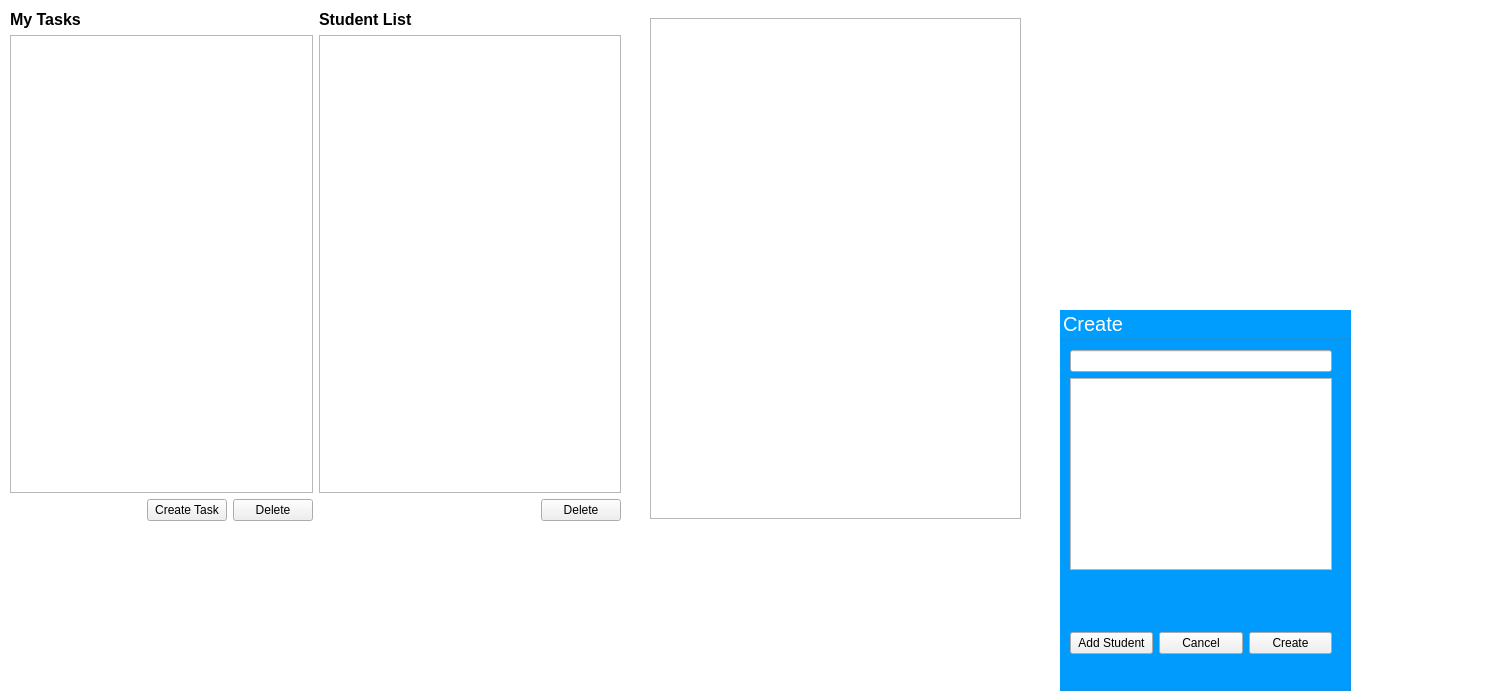
<?xml version="1.0" encoding="UTF-8"?>
<ui version="4.0">
 <class>taskFrame</class>
 <widget class="QFrame" name="taskFrame">
  <property name="geometry">
   <rect>
    <x>0</x>
    <y>0</y>
    <width>1500</width>
    <height>700</height>
   </rect>
  </property>
  <property name="minimumSize">
   <size>
    <width>1500</width>
    <height>700</height>
   </size>
  </property>
  <property name="maximumSize">
   <size>
    <width>1500</width>
    <height>700</height>
   </size>
  </property>
  <property name="windowTitle">
   <string>Frame</string>
  </property>
  <property name="styleSheet">
   <string notr="true">#taskFrame
{
background:white;
}</string>
  </property>
  <widget class="QGroupBox" name="CreateBox">
   <property name="geometry">
    <rect>
     <x>1060</x>
     <y>310</y>
     <width>291</width>
     <height>381</height>
    </rect>
   </property>
   <property name="font">
    <font>
     <pointsize>15</pointsize>
    </font>
   </property>
   <property name="styleSheet">
    <string notr="true">#CreateBox
{
background-color:rgb(0, 157, 255);
color:white;
}</string>
   </property>
   <property name="title">
    <string>Create</string>
   </property>
   <widget class="QWidget" name="">
    <property name="geometry">
     <rect>
      <x>10</x>
      <y>40</y>
      <width>262</width>
      <height>304</height>
     </rect>
    </property>
    <layout class="QVBoxLayout" name="verticalLayout_3">
     <item>
      <layout class="QVBoxLayout" name="verticalLayout_2">
       <item>
        <layout class="QVBoxLayout" name="verticalLayout">
         <item>
          <widget class="QLineEdit" name="taskNameLine"/>
         </item>
         <item>
          <widget class="QTextEdit" name="DescriptioEDit">
           <property name="html">
            <string>&lt;!DOCTYPE HTML PUBLIC &quot;-//W3C//DTD HTML 4.0//EN&quot; &quot;http://www.w3.org/TR/REC-html40/strict.dtd&quot;&gt;
&lt;html&gt;&lt;head&gt;&lt;meta name=&quot;qrichtext&quot; content=&quot;1&quot; /&gt;&lt;meta charset=&quot;utf-8&quot; /&gt;&lt;style type=&quot;text/css&quot;&gt;
p, li { white-space: pre-wrap; }
hr { height: 1px; border-width: 0; }
&lt;/style&gt;&lt;/head&gt;&lt;body style=&quot; font-family:'Segoe UI'; font-size:9pt; font-weight:400; font-style:normal;&quot;&gt;
&lt;p style=&quot;-qt-paragraph-type:empty; margin-top:0px; margin-bottom:0px; margin-left:0px; margin-right:0px; -qt-block-indent:0; text-indent:0px;&quot;&gt;&lt;br /&gt;&lt;/p&gt;&lt;/body&gt;&lt;/html&gt;</string>
           </property>
          </widget>
         </item>
        </layout>
       </item>
       <item>
        <spacer name="verticalSpacer">
         <property name="orientation">
          <enum>Qt::Vertical</enum>
         </property>
         <property name="sizeHint" stdset="0">
          <size>
           <width>20</width>
           <height>40</height>
          </size>
         </property>
        </spacer>
       </item>
      </layout>
     </item>
     <item>
      <layout class="QHBoxLayout" name="horizontalLayout">
       <item>
        <widget class="QPushButton" name="addPushButton">
         <property name="cursor">
          <cursorShape>PointingHandCursor</cursorShape>
         </property>
         <property name="text">
          <string>Add Student</string>
         </property>
        </widget>
       </item>
       <item>
        <widget class="QPushButton" name="cancelButton">
         <property name="cursor">
          <cursorShape>PointingHandCursor</cursorShape>
         </property>
         <property name="text">
          <string>Cancel</string>
         </property>
        </widget>
       </item>
       <item>
        <widget class="QPushButton" name="CreateButton">
         <property name="cursor">
          <cursorShape>PointingHandCursor</cursorShape>
         </property>
         <property name="text">
          <string>Create</string>
         </property>
        </widget>
       </item>
      </layout>
     </item>
    </layout>
   </widget>
  </widget>
  <widget class="QWidget" name="">
   <property name="geometry">
    <rect>
     <x>10</x>
     <y>10</y>
     <width>611</width>
     <height>511</height>
    </rect>
   </property>
   <layout class="QHBoxLayout" name="horizontalLayout_5">
    <item>
     <layout class="QHBoxLayout" name="horizontalLayout_4">
      <item>
       <layout class="QVBoxLayout" name="verticalLayout_5">
        <item>
         <widget class="QLabel" name="label">
          <property name="font">
           <font>
            <pointsize>12</pointsize>
            <bold>true</bold>
           </font>
          </property>
          <property name="text">
           <string>My Tasks</string>
          </property>
         </widget>
        </item>
        <item>
         <layout class="QVBoxLayout" name="verticalLayout_4">
          <item>
           <widget class="QTableView" name="TaskTable"/>
          </item>
          <item>
           <layout class="QHBoxLayout" name="horizontalLayout_2">
            <item>
             <spacer name="horizontalSpacer">
              <property name="orientation">
               <enum>Qt::Horizontal</enum>
              </property>
              <property name="sizeHint" stdset="0">
               <size>
                <width>40</width>
                <height>20</height>
               </size>
              </property>
             </spacer>
            </item>
            <item>
             <widget class="QPushButton" name="CrateTaskButton">
              <property name="cursor">
               <cursorShape>PointingHandCursor</cursorShape>
              </property>
              <property name="text">
               <string>Create Task</string>
              </property>
             </widget>
            </item>
            <item>
             <widget class="QPushButton" name="delButton">
              <property name="cursor">
               <cursorShape>PointingHandCursor</cursorShape>
              </property>
              <property name="text">
               <string>Delete</string>
              </property>
             </widget>
            </item>
           </layout>
          </item>
         </layout>
        </item>
       </layout>
      </item>
      <item>
       <layout class="QVBoxLayout" name="verticalLayout_7">
        <item>
         <layout class="QVBoxLayout" name="verticalLayout_6">
          <item>
           <widget class="QLabel" name="label_2">
            <property name="font">
             <font>
              <pointsize>12</pointsize>
              <bold>true</bold>
             </font>
            </property>
            <property name="text">
             <string>Student List</string>
            </property>
           </widget>
          </item>
          <item>
           <widget class="QTableView" name="tableView"/>
          </item>
         </layout>
        </item>
        <item>
         <layout class="QHBoxLayout" name="horizontalLayout_3">
          <item>
           <spacer name="horizontalSpacer_2">
            <property name="orientation">
             <enum>Qt::Horizontal</enum>
            </property>
            <property name="sizeHint" stdset="0">
             <size>
              <width>40</width>
              <height>20</height>
             </size>
            </property>
           </spacer>
          </item>
          <item>
           <widget class="QPushButton" name="pushButton">
            <property name="text">
             <string>Delete</string>
            </property>
           </widget>
          </item>
         </layout>
        </item>
       </layout>
      </item>
     </layout>
    </item>
   </layout>
  </widget>
  <widget class="QWidget" name="">
   <property name="geometry">
    <rect>
     <x>650</x>
     <y>18</y>
     <width>371</width>
     <height>501</height>
    </rect>
   </property>
   <layout class="QVBoxLayout" name="verticalLayout_8">
    <item>
     <widget class="QTableView" name="studentView"/>
    </item>
    <item>
     <layout class="QHBoxLayout" name="horizontalLayout_6"/>
    </item>
   </layout>
  </widget>
 </widget>
 <resources/>
 <connections/>
</ui>
